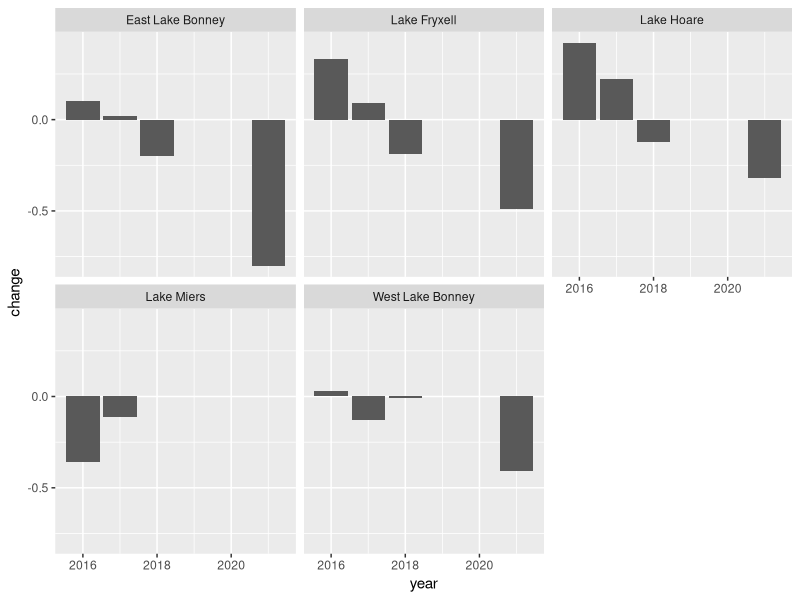

Source code (R):
##### just doing this bit in a new script to simplify things ####
#The other figure that would be interesting. Is the mean sediment abundance (same x-axis as here), 
#but the difference in ice thickness between that year and the next. So like 
#Dec 2017/Jan 2018 sediment abundance vs. (Dec 2017/Jan 2018 ice thickness - Nov 2018 ice thickness)

library(tidyverse)

setwd("/Users/charliedougherty/Documents/R-Repositories/MCM-LTER-MS")

#sediment
mean_bluebox_sediment = read_csv("data/sediment abundance data/LANDSAT_sediment_abundances_20250403.csv") |> 
  mutate(date = ymd(date))

#lake ice
li = read_csv("data/lake ice/mcmlter-lake-ice_thickness-20250218_0_2025.csv") |> 
  mutate(date = mdy_hm(date_time), 
         year = year(date), 
         month = month(date),
         z_water_m = z_water_m*-1) 

li_again = li |> 
  filter(str_detect(location, " L[0-9]+")) |> 
  group_by(location_name, month, year) |> 
  reframe(z_water_m = mean(z_water_m, na.rm = T), 
            date = date)


li_filtered <- li %>%
  filter(year > 2015, 
         month == 12) %>%
  arrange(location_name, date) %>%
  mutate(year = year(date))

# Last measurement of each year per location
last_of_year <- li_filtered %>%
  group_by(location_name, year) %>%
  slice_max(order_by = date, n = 1) %>%
  rename(last_thickness = z_water_m, last_date = date)

# First measurement of each year per location (with shifted year)
first_of_year <- li_filtered %>%
  group_by(location_name, year) %>%
  slice_min(order_by = date, n = 1) %>%
  rename(first_thickness = z_water_m, first_date = date) %>%
  mutate(prev_year = year - 1)

# Join and calculate change
annual_change <- last_of_year %>%
  inner_join(first_of_year, by = c("location_name", "year" = "prev_year")) %>%
  transmute(
    location_name = location_name,
    year = year,
    last_date,
    last_thickness,
    next_year = year + 1,
    first_date,
    first_thickness,
    change = first_thickness - last_thickness
  ) |> 
  distinct(last_date, first_date, .keep_all = TRUE)

ggplot(annual_change, aes(year, change)) + 
  geom_col() + 
  facet_wrap(vars(location_name))

